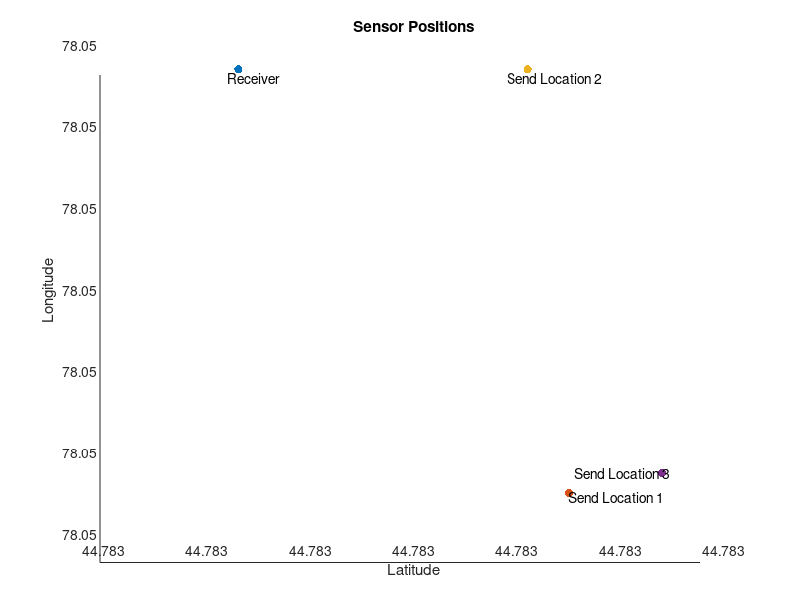
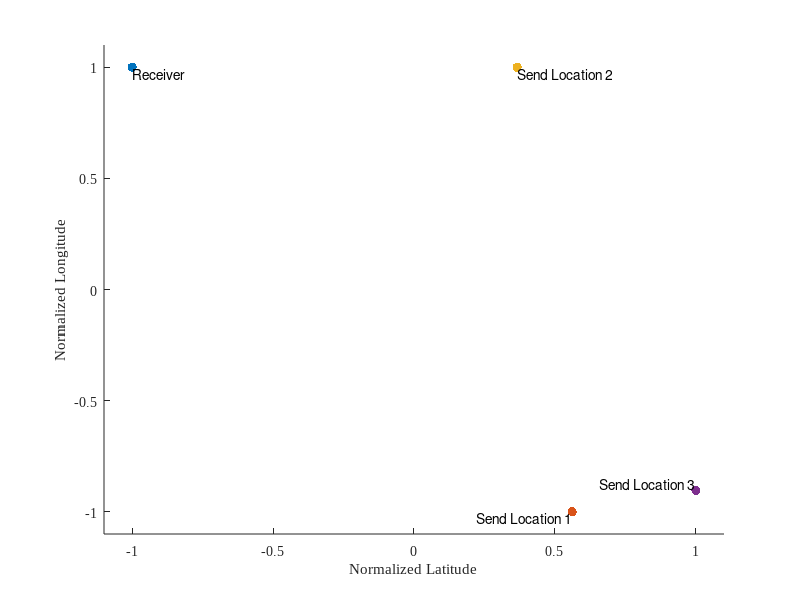

These figures' MATLAB source, in order:
%clear it up.
close all; clear; clc;
 
%This is a script to plot the GPS coordinates.
r = [44.783413, 78.050114];
s1 = [44.783445, 78.05001];
s2 = [44.783441,78.050114];
s3 = [44.783454,78.050015];
figure
hold on
p = scatter(44.783413, 78.050114, [], 'red', 'filled');
text(44.783412, 78.050112, 'Receiver');
p1 = scatter(44.783445, 78.05001, [], 'blue', 'filled');
text(44.783445, 78.050009, 'Send Location 1');
p2 = scatter(44.783441,78.050114, [], 'blue', 'filled');
text(44.783439,78.050112, 'Send Location 2');
p3 = scatter(44.783454,78.050015, [], 'blue', 'filled');
text(44.783445485,78.050015, 'Send Location 3');
title('Sensor Positions');
xlabel('Latitude');
ylabel('Longitude');

%RELATIVE POSITION WITH RESPECT TO THE RECEIVER

rel1 = [(r(1) - s1(1)), (r(2) -s1(2))];
rel2 = [(r(1) - s2(1)), (r(2) -s2(2))];
rel3 = [(r(1) - s3(1)), (r(2) -s3(2))];
rel = [rel1;rel2;rel3];
rel = [r;s1;s2;s3]


%map to [-1,1]
mi = min(rel(:,1));
ma = max(rel(:,1));
slp = 1.0 * 2/(ma - mi);
rel(:,1) = slp * (rel(:,1)-mi) - 1;
mi = min(rel(:,2));
ma = max(rel(:,2));
slp = 2/(ma - mi);
rel(:,2) = slp * (rel(:,2)-mi) - 1;
figure
hold on
sz = 45;
p = scatter(rel(1,1),rel(1,2), sz, 'red', 'filled');
set(gca, 'FontName', 'Times New Roman');
text(rel(1,1),rel(1,2), 'Receiver','VerticalAlignment','top','HorizontalAlignment','left');
p1 = scatter(rel(2,1), rel(2,2), sz, 'blue', 'filled');
text(rel(2,1), rel(2,2), 'Send Location 1','VerticalAlignment','top','HorizontalAlignment','right');
p2 = scatter(rel(3,1), rel(3,2), sz, 'blue', 'filled');
text(rel(3,1), rel(3,2), 'Send Location 2','VerticalAlignment','top','HorizontalAlignment','left');
p3 = scatter(rel(4,1), rel(4,2), sz, 'blue', 'filled');
text(rel(4,1), rel(4,2), 'Send Location 3','VerticalAlignment','bottom','HorizontalAlignment','right');
%title('Sensor Positions');
xlabel('Normalized Latitude');
ylabel('Normalized Longitude');
xlim([-1.1 1.1]);
ylim([-1.1 1.1]);